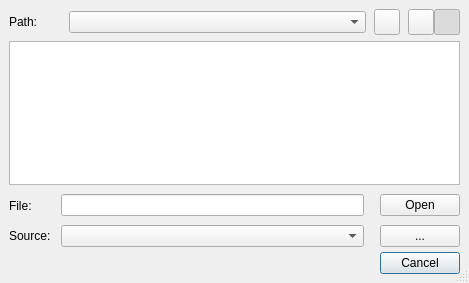
<ui version="4.0" >
 <class>OpenViewDialog</class>
 <widget class="QDialog" name="OpenViewDialog" >
  <property name="windowModality" >
   <enum>Qt::NonModal</enum>
  </property>
  <property name="geometry" >
   <rect>
    <x>0</x>
    <y>0</y>
    <width>469</width>
    <height>283</height>
   </rect>
  </property>
  <property name="windowTitle" >
   <string>Open View</string>
  </property>
  <property name="windowIcon" >
   <iconset resource="kmchart.qrc" >:/view.png</iconset>
  </property>
  <property name="sizeGripEnabled" >
   <bool>true</bool>
  </property>
  <layout class="QGridLayout" >
   <property name="margin" >
    <number>9</number>
   </property>
   <property name="spacing" >
    <number>6</number>
   </property>
   <item row="2" column="0" >
    <layout class="QGridLayout" >
     <property name="spacing" >
      <number>0</number>
     </property>
     <property name="margin" >
      <number>0</number>
     </property>
     <item row="1" column="1" >
      <spacer>
       <property name="orientation" >
        <enum>Qt::Horizontal</enum>
       </property>
       <property name="sizeType" >
        <enum>QSizePolicy::Fixed</enum>
       </property>
       <property name="sizeHint" >
        <size>
         <width>10</width>
         <height>20</height>
        </size>
       </property>
      </spacer>
     </item>
     <item row="0" column="4" >
      <widget class="QPushButton" name="openPushButton" >
       <property name="text" >
        <string>Open</string>
       </property>
       <property name="autoDefault" >
        <bool>false</bool>
       </property>
       <property name="default" >
        <bool>false</bool>
       </property>
      </widget>
     </item>
     <item row="1" column="2" >
      <widget class="QComboBox" name="sourceComboBox" />
     </item>
     <item row="2" column="4" >
      <widget class="QPushButton" name="cancelPushButton" >
       <property name="text" >
        <string>Cancel</string>
       </property>
       <property name="default" >
        <bool>true</bool>
       </property>
      </widget>
     </item>
     <item row="0" column="3" >
      <spacer>
       <property name="orientation" >
        <enum>Qt::Horizontal</enum>
       </property>
       <property name="sizeType" >
        <enum>QSizePolicy::Fixed</enum>
       </property>
       <property name="sizeHint" >
        <size>
         <width>16</width>
         <height>29</height>
        </size>
       </property>
      </spacer>
     </item>
     <item row="0" column="0" >
      <widget class="QLabel" name="fileNameLabel" >
       <property name="text" >
        <string>File:</string>
       </property>
       <property name="alignment" >
        <set>Qt::AlignLeading|Qt::AlignLeft|Qt::AlignVCenter</set>
       </property>
      </widget>
     </item>
     <item row="1" column="0" >
      <widget class="QLabel" name="sourceLabel" >
       <property name="text" >
        <string>Source:</string>
       </property>
      </widget>
     </item>
     <item row="1" column="4" >
      <widget class="QPushButton" name="sourcePushButton" >
       <property name="text" >
        <string>...</string>
       </property>
       <property name="icon" >
        <iconset resource="kmchart.qrc" >:/computer.png</iconset>
       </property>
       <property name="iconSize" >
        <size>
         <width>16</width>
         <height>16</height>
        </size>
       </property>
      </widget>
     </item>
     <item row="0" column="1" >
      <spacer>
       <property name="orientation" >
        <enum>Qt::Horizontal</enum>
       </property>
       <property name="sizeType" >
        <enum>QSizePolicy::Fixed</enum>
       </property>
       <property name="sizeHint" >
        <size>
         <width>10</width>
         <height>20</height>
        </size>
       </property>
      </spacer>
     </item>
     <item row="0" column="2" >
      <widget class="QLineEdit" name="fileNameLineEdit" />
     </item>
     <item row="1" column="3" >
      <spacer>
       <property name="orientation" >
        <enum>Qt::Horizontal</enum>
       </property>
       <property name="sizeType" >
        <enum>QSizePolicy::Fixed</enum>
       </property>
       <property name="sizeHint" >
        <size>
         <width>16</width>
         <height>32</height>
        </size>
       </property>
      </spacer>
     </item>
    </layout>
   </item>
   <item row="0" column="0" >
    <layout class="QHBoxLayout" >
     <property name="margin" >
      <number>0</number>
     </property>
     <property name="spacing" >
      <number>0</number>
     </property>
     <item>
      <widget class="QLabel" name="pathLabel" >
       <property name="sizePolicy" >
        <sizepolicy>
         <hsizetype>0</hsizetype>
         <vsizetype>0</vsizetype>
         <horstretch>0</horstretch>
         <verstretch>0</verstretch>
        </sizepolicy>
       </property>
       <property name="minimumSize" >
        <size>
         <width>60</width>
         <height>20</height>
        </size>
       </property>
       <property name="text" >
        <string>Path:</string>
       </property>
      </widget>
     </item>
     <item>
      <widget class="QComboBox" name="pathComboBox" />
     </item>
     <item>
      <spacer>
       <property name="orientation" >
        <enum>Qt::Horizontal</enum>
       </property>
       <property name="sizeType" >
        <enum>QSizePolicy::Fixed</enum>
       </property>
       <property name="sizeHint" >
        <size>
         <width>8</width>
         <height>26</height>
        </size>
       </property>
      </spacer>
     </item>
     <item>
      <widget class="QToolButton" name="parentToolButton" >
       <property name="minimumSize" >
        <size>
         <width>26</width>
         <height>26</height>
        </size>
       </property>
       <property name="maximumSize" >
        <size>
         <width>26</width>
         <height>26</height>
        </size>
       </property>
       <property name="toolTip" >
        <string>Parent</string>
       </property>
       <property name="statusTip" >
        <string/>
       </property>
       <property name="whatsThis" >
        <string>Open the parent directory</string>
       </property>
       <property name="text" >
        <string/>
       </property>
       <property name="icon" >
        <iconset resource="kmchart.qrc" >:/go-previous.png</iconset>
       </property>
       <property name="iconSize" >
        <size>
         <width>16</width>
         <height>16</height>
        </size>
       </property>
       <property name="checkable" >
        <bool>false</bool>
       </property>
      </widget>
     </item>
     <item>
      <spacer>
       <property name="orientation" >
        <enum>Qt::Horizontal</enum>
       </property>
       <property name="sizeType" >
        <enum>QSizePolicy::Fixed</enum>
       </property>
       <property name="sizeHint" >
        <size>
         <width>8</width>
         <height>26</height>
        </size>
       </property>
      </spacer>
     </item>
     <item>
      <widget class="QToolButton" name="userToolButton" >
       <property name="minimumSize" >
        <size>
         <width>26</width>
         <height>26</height>
        </size>
       </property>
       <property name="maximumSize" >
        <size>
         <width>26</width>
         <height>26</height>
        </size>
       </property>
       <property name="toolTip" >
        <string>User Views</string>
       </property>
       <property name="whatsThis" >
        <string>Display your personal saved Views.  A view is one or more charts.</string>
       </property>
       <property name="text" >
        <string/>
       </property>
       <property name="icon" >
        <iconset resource="kmchart.qrc" >:/toolusers.png</iconset>
       </property>
       <property name="iconSize" >
        <size>
         <width>16</width>
         <height>16</height>
        </size>
       </property>
       <property name="checkable" >
        <bool>true</bool>
       </property>
      </widget>
     </item>
     <item>
      <widget class="QToolButton" name="systemToolButton" >
       <property name="minimumSize" >
        <size>
         <width>26</width>
         <height>26</height>
        </size>
       </property>
       <property name="maximumSize" >
        <size>
         <width>26</width>
         <height>26</height>
        </size>
       </property>
       <property name="toolTip" >
        <string>System Views</string>
       </property>
       <property name="whatsThis" >
        <string>DIsplay preconfigured system Views.  A view is one or more charts.</string>
       </property>
       <property name="text" >
        <string/>
       </property>
       <property name="icon" >
        <iconset resource="kmchart.qrc" >:/toolview.png</iconset>
       </property>
       <property name="iconSize" >
        <size>
         <width>16</width>
         <height>16</height>
        </size>
       </property>
       <property name="checkable" >
        <bool>true</bool>
       </property>
       <property name="checked" >
        <bool>true</bool>
       </property>
      </widget>
     </item>
    </layout>
   </item>
   <item row="1" column="0" >
    <widget class="QListView" name="dirListView" >
     <property name="font" >
      <font>
       <pointsize>10</pointsize>
      </font>
     </property>
     <property name="selectionMode" >
      <enum>QAbstractItemView::ExtendedSelection</enum>
     </property>
     <property name="iconSize" >
      <size>
       <width>20</width>
       <height>20</height>
      </size>
     </property>
     <property name="flow" >
      <enum>QListView::TopToBottom</enum>
     </property>
     <property name="isWrapping" stdset="0" >
      <bool>true</bool>
     </property>
     <property name="resizeMode" >
      <enum>QListView::Adjust</enum>
     </property>
     <property name="gridSize" >
      <size>
       <width>150</width>
       <height>20</height>
      </size>
     </property>
     <property name="uniformItemSizes" >
      <bool>true</bool>
     </property>
    </widget>
   </item>
  </layout>
 </widget>
 <resources>
  <include location="kmchart.qrc" />
 </resources>
 <connections>
  <connection>
   <sender>fileNameLineEdit</sender>
   <signal>returnPressed()</signal>
   <receiver>openPushButton</receiver>
   <slot>click()</slot>
   <hints>
    <hint type="sourcelabel" >
     <x>255</x>
     <y>194</y>
    </hint>
    <hint type="destinationlabel" >
     <x>398</x>
     <y>196</y>
    </hint>
   </hints>
  </connection>
  <connection>
   <sender>dirListView</sender>
   <signal>activated(QModelIndex)</signal>
   <receiver>OpenViewDialog</receiver>
   <slot>dirListView_activated(QModelIndex)</slot>
   <hints>
    <hint type="sourcelabel" >
     <x>243</x>
     <y>109</y>
    </hint>
    <hint type="destinationlabel" >
     <x>409</x>
     <y>196</y>
    </hint>
   </hints>
  </connection>
  <connection>
   <sender>dirListView</sender>
   <signal>clicked(QModelIndex)</signal>
   <receiver>OpenViewDialog</receiver>
   <slot>dirListView_clicked(QModelIndex)</slot>
   <hints>
    <hint type="sourcelabel" >
     <x>243</x>
     <y>109</y>
    </hint>
    <hint type="destinationlabel" >
     <x>409</x>
     <y>196</y>
    </hint>
   </hints>
  </connection>
  <connection>
   <sender>userToolButton</sender>
   <signal>clicked(bool)</signal>
   <receiver>OpenViewDialog</receiver>
   <slot>userToolButton_clicked(bool)</slot>
   <hints>
    <hint type="sourcelabel" >
     <x>392</x>
     <y>22</y>
    </hint>
    <hint type="destinationlabel" >
     <x>219</x>
     <y>159</y>
    </hint>
   </hints>
  </connection>
  <connection>
   <sender>systemToolButton</sender>
   <signal>clicked(bool)</signal>
   <receiver>OpenViewDialog</receiver>
   <slot>systemToolButton_clicked(bool)</slot>
   <hints>
    <hint type="sourcelabel" >
     <x>418</x>
     <y>22</y>
    </hint>
    <hint type="destinationlabel" >
     <x>219</x>
     <y>159</y>
    </hint>
   </hints>
  </connection>
  <connection>
   <sender>openPushButton</sender>
   <signal>clicked()</signal>
   <receiver>OpenViewDialog</receiver>
   <slot>openPushButton_clicked()</slot>
   <hints>
    <hint type="sourcelabel" >
     <x>388</x>
     <y>197</y>
    </hint>
    <hint type="destinationlabel" >
     <x>219</x>
     <y>159</y>
    </hint>
   </hints>
  </connection>
  <connection>
   <sender>pathComboBox</sender>
   <signal>currentIndexChanged(QString)</signal>
   <receiver>OpenViewDialog</receiver>
   <slot>pathComboBox_currentIndexChanged(QString)</slot>
   <hints>
    <hint type="sourcelabel" >
     <x>213</x>
     <y>22</y>
    </hint>
    <hint type="destinationlabel" >
     <x>219</x>
     <y>159</y>
    </hint>
   </hints>
  </connection>
  <connection>
   <sender>sourcePushButton</sender>
   <signal>clicked()</signal>
   <receiver>OpenViewDialog</receiver>
   <slot>sourcePushButton_clicked()</slot>
   <hints>
    <hint type="sourcelabel" >
     <x>388</x>
     <y>229</y>
    </hint>
    <hint type="destinationlabel" >
     <x>219</x>
     <y>159</y>
    </hint>
   </hints>
  </connection>
  <connection>
   <sender>cancelPushButton</sender>
   <signal>clicked()</signal>
   <receiver>OpenViewDialog</receiver>
   <slot>reject()</slot>
   <hints>
    <hint type="sourcelabel" >
     <x>388</x>
     <y>295</y>
    </hint>
    <hint type="destinationlabel" >
     <x>219</x>
     <y>159</y>
    </hint>
   </hints>
  </connection>
  <connection>
   <sender>parentToolButton</sender>
   <signal>clicked()</signal>
   <receiver>OpenViewDialog</receiver>
   <slot>parentToolButton_clicked()</slot>
   <hints>
    <hint type="sourcelabel" >
     <x>307</x>
     <y>22</y>
    </hint>
    <hint type="destinationlabel" >
     <x>211</x>
     <y>145</y>
    </hint>
   </hints>
  </connection>
  <connection>
   <sender>sourceComboBox</sender>
   <signal>currentIndexChanged(int)</signal>
   <receiver>OpenViewDialog</receiver>
   <slot>sourceComboBox_currentIndexChanged(int)</slot>
   <hints>
    <hint type="sourcelabel" >
     <x>185</x>
     <y>206</y>
    </hint>
    <hint type="destinationlabel" >
     <x>211</x>
     <y>145</y>
    </hint>
   </hints>
  </connection>
 </connections>
</ui>
